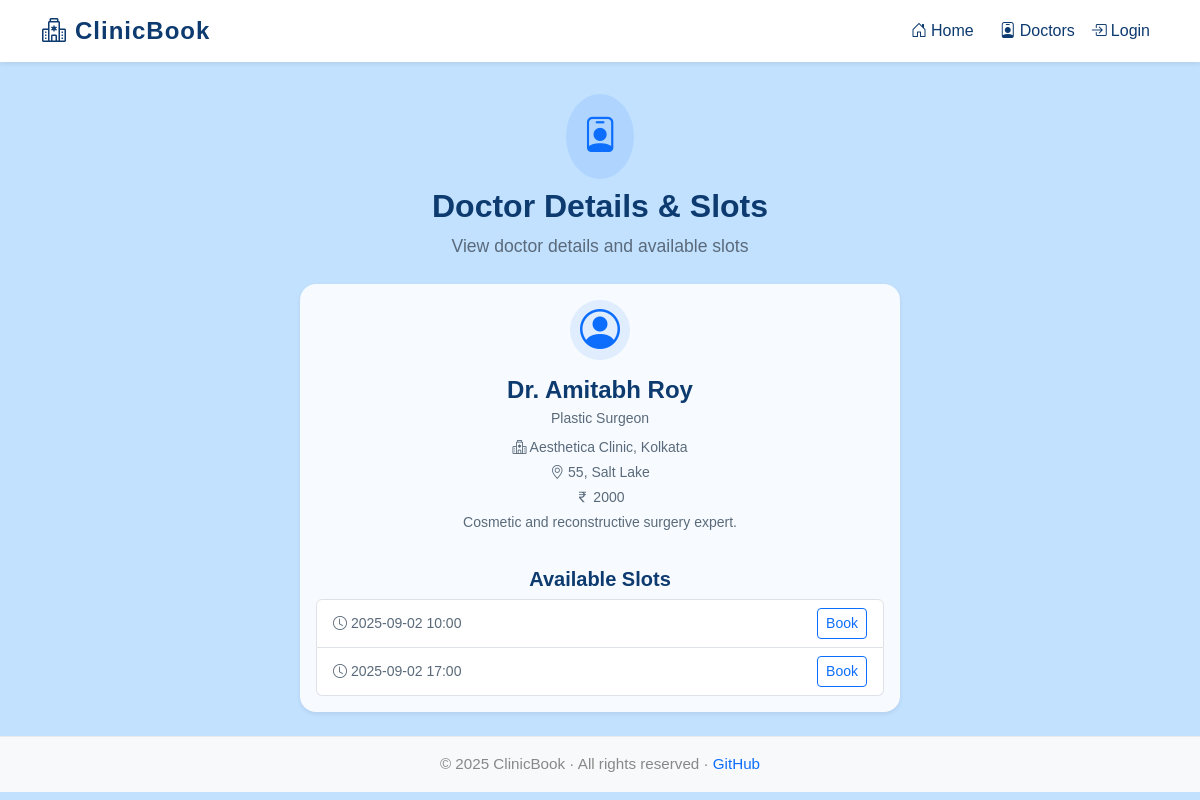
The app's page /doctor/20 with its own data.
### tables this page shows
CREATE TABLE doctors (
        id INTEGER PRIMARY KEY AUTOINCREMENT,
        clinic_id INTEGER,
        name TEXT NOT NULL,
        specialization TEXT,
        fees INTEGER,
        email TEXT UNIQUE NOT NULL,
        phone TEXT,
        about TEXT,
        FOREIGN KEY (clinic_id) REFERENCES clinics(id) ON DELETE SET NULL
    );

CREATE TABLE clinics (
        id INTEGER PRIMARY KEY AUTOINCREMENT,
        name TEXT NOT NULL,
        city TEXT,
        address TEXT,
        phone TEXT
    );

CREATE TABLE slots (
        id INTEGER PRIMARY KEY AUTOINCREMENT,
        doctor_id INTEGER NOT NULL,
        date TEXT NOT NULL,
        time TEXT NOT NULL,
        capacity INTEGER NOT NULL DEFAULT 5,
        booked_count INTEGER NOT NULL DEFAULT 0,
        FOREIGN KEY (doctor_id) REFERENCES doctors(id) ON DELETE CASCADE
    );

### app.py (the view)
    @app.route('/doctor/<int:doc_id>')
    def doctor_detail(doc_id):
        db = get_db()
        doc = db.execute(
            '''SELECT d.*, c.name as clinic_name, c.city as clinic_city, c.address
               FROM doctors d
               LEFT JOIN clinics c ON d.clinic_id = c.id
               WHERE d.id = ?''',
            (doc_id,)
        ).fetchone()
        if not doc:
            abort(404)
        today = datetime.date.today().isoformat()
        slots = db.execute(
            'SELECT * FROM slots WHERE doctor_id=? AND date>=? ORDER BY date,time',
            (doc_id, today)
        ).fetchall()
        return render_template('book.html', doc=doc, slots=slots)

### templates/book.html (shortened to what this page needs)
{% extends "base.html" %}
{% block content %}
<div class="container my-4">
  <div class="text-center mb-4">
    <span class="d-inline-block rounded-circle bg-primary bg-opacity-10 p-3">
      <i class="bi bi-person-badge" style="font-size:2.2rem; color:#0d6efd;"></i>
    </span>
    <h2 class="fw-bold mt-2" style="color:#0d3a6f;">
      {% if doc %}Doctor Details &amp; Slots{% elif slot %}Book Appointment{% else %}Book Appointment{% endif %}
    </h2>
    <div class="text-muted mb-2" style="font-size:1.1rem;">
      {% if doc %}
        View doctor details and available slots
      {% elif slot %}
        Confirm your appointment details below
      {% else %}
        Book your appointment with ease
      {% endif %}
    </div>
  </div>
  {% if doc %}
  <div class="mx-auto" style="max-width: 600px;">
    <div class="card h-100 border-0 shadow-sm doctor-card">
      <div class="card-body d-flex flex-column align-items-center">
        <span class="rounded-circle bg-primary bg-opacity-10 d-flex align-items-center justify-content-center mb-3" style="width:60px; height:60px;">
          <i class="bi bi-person-circle" style="font-size:2.5rem; color:#0d6efd;"></i>
        </span>
        <h4 class="card-title mb-1 fw-semibold" style="color:#0d3a6f;">
          {{ doc.name }}
        </h4>
        <div class="text-muted small mb-2">{{ doc.specialization }}</div>
        <div class="mb-1 small text-muted">
          <i class="bi bi-hospital"></i> {{ doc.clinic_name }}, {{ doc.clinic_city }}
        </div>
        <div class="mb-1 small text-muted">
          <i class="bi bi-geo-alt"></i> {{ doc.address }}
        </div>
        <div class="mb-1 small text-muted">
          <i class="bi bi-currency-rupee"></i> {{ doc.fees }}
        </div>
        {% if doc.about %}
        <div class="mb-2 small text-secondary" style="min-height:2.2em;">{{ doc.about }}</div>
        {% else %}
        <div class="mb-2 small text-secondary" style="min-height:2.2em;">&nbsp;</div>
        {% endif %}
        <h5 class="mt-3 mb-2 fw-semibold" style="color:#0d3a6f;">Available Slots</h5>
        {% if slots and slots|length > 0 %}
          <ul class="list-group w-100 mb-0">
            {% for s in slots %}
            <li class="list-group-item d-flex justify-content-between align-items-center">
              <span class="small"><i class="bi bi-clock"></i> {{ s.date }} {{ s.time }}</span>
              <span>
                {% if s.booked_count < s.capacity %}
                  <a href="{{ url_for('book', slot_id=s.id) }}" class="btn btn-outline-primary btn-sm">
                    Book
                  </a>
                {% else %}
                  <span class="badge bg-danger">Full</span>
                {% endif %}
              </span>
            </li>
            {% endfor %}
          </ul>
        {% else %}
          <div class="alert alert-secondary mt-3 w-100 text-center">
            <i class="bi bi-calendar-x"></i> No slots available.
          </div>
        {% endif %}
      </div>
    </div>
  </div>
  {% endif %}
</div>
{% endblock %}

### static/css/style.css (style rules this page uses)
:root { --background: #c2e1ff; --card-bg: #f7fbff; --primary: #0d6efd; --primary-hover: #084298; --heading: #0d3a6f; --accent-light: #afd7ff; --text-default: #1a2a3a; --text-muted: #5a6a7a; --text-footer: #888888; --success: #28a745; --danger: #dc3545; --warning: #ffc107; --info: #20c997; --white: #ffffff; --gray-light: #eaeaea; --gray-dark: #343a40; }
body { padding-top: 70px; }
.card { border-radius: 1rem; box-shadow: 0 2px 12px rgba(0,0,0,0.04); border: 0; }
.card-title { font-weight: 600; }

### records on screen
doctors: name "Dr. Amitabh Roy", specialization "Plastic Surgeon", fees "2000", about "Cosmetic and reconstructive surgery expert."
clinics: clinic_name "Aesthetica Clinic", clinic_city "Kolkata", address "55, Salt Lake"
slots: date "2025-09-02", time "10:00"
slots: date "2025-09-02", time "17:00"

### other values on screen
{{ 2025 }} "2025"
